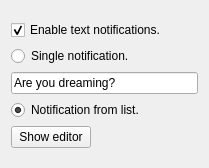
<?xml version="1.0" encoding="UTF-8"?>
<ui version="4.0">
 <class>TextNotificationWidget</class>
 <widget class="QWidget" name="TextNotificationWidget">
  <property name="geometry">
   <rect>
    <x>0</x>
    <y>0</y>
    <width>209</width>
    <height>168</height>
   </rect>
  </property>
  <property name="windowTitle">
   <string>Text notifications</string>
  </property>
  <property name="locale">
   <locale language="English" country="UnitedStates"/>
  </property>
  <layout class="QGridLayout" name="gridLayout">
   <item row="0" column="0">
    <layout class="QVBoxLayout" name="verticalLayout">
     <item>
      <widget class="QCheckBox" name="enable">
       <property name="text">
        <string>Enable text notifications.</string>
       </property>
       <property name="checked">
        <bool>true</bool>
       </property>
       <property name="tristate">
        <bool>false</bool>
       </property>
      </widget>
     </item>
     <item>
      <widget class="QRadioButton" name="singleNotificationMode">
       <property name="text">
        <string>Single notification.</string>
       </property>
      </widget>
     </item>
     <item>
      <widget class="QLineEdit" name="textNotification">
       <property name="text">
        <string>Are you dreaming?</string>
       </property>
      </widget>
     </item>
     <item>
      <widget class="QRadioButton" name="randomNotification">
       <property name="text">
        <string>Notification from list.</string>
       </property>
       <property name="checked">
        <bool>true</bool>
       </property>
      </widget>
     </item>
     <item>
      <layout class="QHBoxLayout" name="horizontalLayout">
       <item>
        <widget class="QPushButton" name="showEditor">
         <property name="text">
          <string>Show editor</string>
         </property>
        </widget>
       </item>
       <item>
        <spacer name="horizontalSpacer">
         <property name="orientation">
          <enum>Qt::Horizontal</enum>
         </property>
         <property name="sizeHint" stdset="0">
          <size>
           <width>40</width>
           <height>20</height>
          </size>
         </property>
        </spacer>
       </item>
      </layout>
     </item>
    </layout>
   </item>
  </layout>
 </widget>
 <resources/>
 <connections>
  <connection>
   <sender>enable</sender>
   <signal>toggled(bool)</signal>
   <receiver>singleNotificationMode</receiver>
   <slot>setEnabled(bool)</slot>
   <hints>
    <hint type="sourcelabel">
     <x>60</x>
     <y>28</y>
    </hint>
    <hint type="destinationlabel">
     <x>61</x>
     <y>57</y>
    </hint>
   </hints>
  </connection>
  <connection>
   <sender>enable</sender>
   <signal>toggled(bool)</signal>
   <receiver>textNotification</receiver>
   <slot>setEnabled(bool)</slot>
   <hints>
    <hint type="sourcelabel">
     <x>120</x>
     <y>31</y>
    </hint>
    <hint type="destinationlabel">
     <x>122</x>
     <y>87</y>
    </hint>
   </hints>
  </connection>
  <connection>
   <sender>enable</sender>
   <signal>toggled(bool)</signal>
   <receiver>randomNotification</receiver>
   <slot>setEnabled(bool)</slot>
   <hints>
    <hint type="sourcelabel">
     <x>42</x>
     <y>25</y>
    </hint>
    <hint type="destinationlabel">
     <x>56</x>
     <y>122</y>
    </hint>
   </hints>
  </connection>
  <connection>
   <sender>enable</sender>
   <signal>toggled(bool)</signal>
   <receiver>showEditor</receiver>
   <slot>setEnabled(bool)</slot>
   <hints>
    <hint type="sourcelabel">
     <x>159</x>
     <y>24</y>
    </hint>
    <hint type="destinationlabel">
     <x>109</x>
     <y>156</y>
    </hint>
   </hints>
  </connection>
  <connection>
   <sender>singleNotificationMode</sender>
   <signal>toggled(bool)</signal>
   <receiver>textNotification</receiver>
   <slot>setEnabled(bool)</slot>
   <hints>
    <hint type="sourcelabel">
     <x>191</x>
     <y>59</y>
    </hint>
    <hint type="destinationlabel">
     <x>145</x>
     <y>89</y>
    </hint>
   </hints>
  </connection>
  <connection>
   <sender>randomNotification</sender>
   <signal>toggled(bool)</signal>
   <receiver>showEditor</receiver>
   <slot>setEnabled(bool)</slot>
   <hints>
    <hint type="sourcelabel">
     <x>168</x>
     <y>122</y>
    </hint>
    <hint type="destinationlabel">
     <x>109</x>
     <y>154</y>
    </hint>
   </hints>
  </connection>
 </connections>
</ui>
